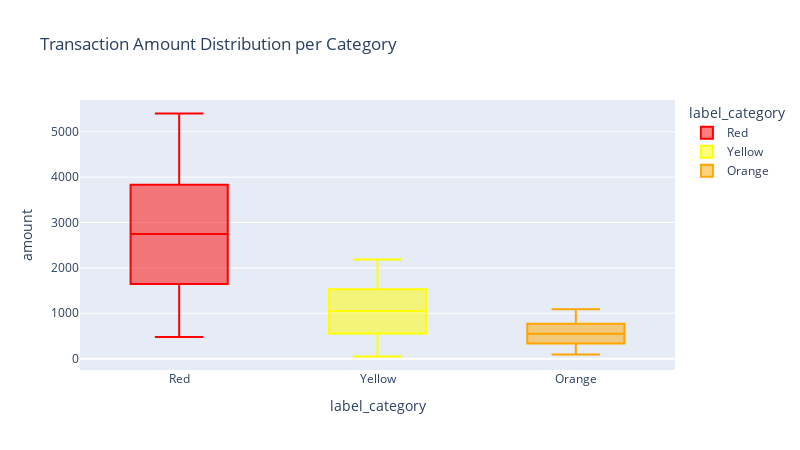

The notebook cell this image was saved under:
### Markdown cell above
### 2. Amount Distributio per Category

### Code cell
fig = px.box(data, x='label_category', y='amount', color='label_category',
             color_discrete_map={'Red':'red','Orange':'orange','Yellow':'yellow'},
             title='Transaction Amount Distribution per Category',
             width=800, height=450)
fig.show()

### Figure 1 — Plotly figure (JSON) as saved in the notebook; plotly's stock layout.template omitted (floating-point values rounded to 4 significant figures; data arrays with more than 128 entries replaced by an {"elided": "..."} marker saying what was removed)
{"data": [{"alignmentgroup": "True", "hovertemplate": "label_category=%{x}<br>amount=%{y}<extra></extra>", "legendgroup": "Red", "marker": {"color": "red"}, "name": "Red", "notched": false, "offsetgroup": "Red", "orientation": "v", "showlegend": true, "type": "box", "x": {"elided": "2429 str values"}, "x0": " ", "xaxis": "x", "y": {"elided": "2429 float values"}, "y0": " ", "yaxis": "y"}, {"alignmentgroup": "True", "hovertemplate": "label_category=%{x}<br>amount=%{y}<extra></extra>", "legendgroup": "Yellow", "marker": {"color": "yellow"}, "name": "Yellow", "notched": false, "offsetgroup": "Yellow", "orientation": "v", "showlegend": true, "type": "box", "x": {"elided": "4456 str values"}, "x0": " ", "xaxis": "x", "y": {"elided": "4456 float values"}, "y0": " ", "yaxis": "y"}, {"alignmentgroup": "True", "hovertemplate": "label_category=%{x}<br>amount=%{y}<extra></extra>", "legendgroup": "Orange", "marker": {"color": "orange"}, "name": "Orange", "notched": false, "offsetgroup": "Orange", "orientation": "v", "showlegend": true, "type": "box", "x": {"elided": "3115 str values"}, "x0": " ", "xaxis": "x", "y": {"elided": "3115 float values"}, "y0": " ", "yaxis": "y"}], "layout": {"boxmode": "overlay", "height": 450, "legend": {"title": {"text": "label_category"}, "tracegroupgap": 0}, "title": {"text": "Transaction Amount Distribution per Category"}, "width": 800, "xaxis": {"anchor": "y", "categoryarray": ["Red", "Yellow", "Orange"], "categoryorder": "array", "domain": [0, 1], "title": {"text": "label_category"}}, "yaxis": {"anchor": "x", "domain": [0, 1], "title": {"text": "amount"}}}}
